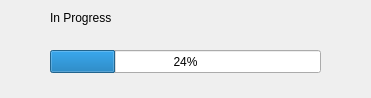
<?xml version="1.0" encoding="UTF-8"?>
<ui version="4.0">
 <class>Dialog</class>
 <widget class="QDialog" name="Dialog">
  <property name="geometry">
   <rect>
    <x>0</x>
    <y>0</y>
    <width>371</width>
    <height>98</height>
   </rect>
  </property>
  <property name="windowTitle">
   <string>Dialog</string>
  </property>
  <widget class="QProgressBar" name="progressBar">
   <property name="geometry">
    <rect>
     <x>50</x>
     <y>50</y>
     <width>271</width>
     <height>23</height>
    </rect>
   </property>
   <property name="sizePolicy">
    <sizepolicy hsizetype="Expanding" vsizetype="Preferred">
     <horstretch>0</horstretch>
     <verstretch>0</verstretch>
    </sizepolicy>
   </property>
   <property name="autoFillBackground">
    <bool>false</bool>
   </property>
   <property name="value">
    <number>24</number>
   </property>
  </widget>
  <widget class="QLabel" name="label">
   <property name="geometry">
    <rect>
     <x>50</x>
     <y>10</y>
     <width>91</width>
     <height>16</height>
    </rect>
   </property>
   <property name="text">
    <string>In Progress</string>
   </property>
  </widget>
 </widget>
 <resources/>
 <connections/>
</ui>
